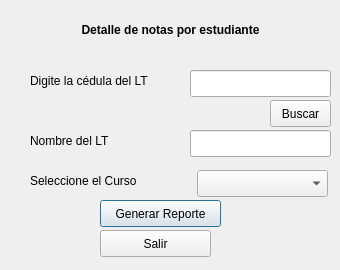
<?xml version="1.0" encoding="UTF-8"?>
<ui version="4.0">
 <class>NotasEstudiante</class>
 <widget class="QDialog" name="NotasEstudiante">
  <property name="geometry">
   <rect>
    <x>0</x>
    <y>0</y>
    <width>340</width>
    <height>270</height>
   </rect>
  </property>
  <property name="windowTitle">
   <string>NotasEstudiante</string>
  </property>
  <widget class="QPushButton" name="reporte">
   <property name="geometry">
    <rect>
     <x>100</x>
     <y>200</y>
     <width>121</width>
     <height>27</height>
    </rect>
   </property>
   <property name="text">
    <string>Generar Reporte</string>
   </property>
  </widget>
  <widget class="QComboBox" name="cursos">
   <property name="geometry">
    <rect>
     <x>197</x>
     <y>170</y>
     <width>131</width>
     <height>27</height>
    </rect>
   </property>
  </widget>
  <widget class="QLabel" name="label_4">
   <property name="geometry">
    <rect>
     <x>30</x>
     <y>170</y>
     <width>141</width>
     <height>21</height>
    </rect>
   </property>
   <property name="text">
    <string>Seleccione el Curso</string>
   </property>
  </widget>
  <widget class="QLabel" name="label">
   <property name="geometry">
    <rect>
     <x>0</x>
     <y>10</y>
     <width>341</width>
     <height>41</height>
    </rect>
   </property>
   <property name="font">
    <font>
     <weight>75</weight>
     <bold>true</bold>
    </font>
   </property>
   <property name="text">
    <string>&lt;html&gt;&lt;head/&gt;&lt;body&gt;&lt;p align=&quot;center&quot;&gt;Detalle de notas por estudiante&lt;/p&gt;&lt;/body&gt;&lt;/html&gt;</string>
   </property>
  </widget>
  <widget class="QPushButton" name="salir">
   <property name="geometry">
    <rect>
     <x>100</x>
     <y>230</y>
     <width>111</width>
     <height>27</height>
    </rect>
   </property>
   <property name="text">
    <string>Salir</string>
   </property>
  </widget>
  <widget class="QLabel" name="label_5">
   <property name="geometry">
    <rect>
     <x>30</x>
     <y>70</y>
     <width>151</width>
     <height>21</height>
    </rect>
   </property>
   <property name="text">
    <string>Digite la cédula del LT</string>
   </property>
  </widget>
  <widget class="QLineEdit" name="lineEdit">
   <property name="geometry">
    <rect>
     <x>190</x>
     <y>70</y>
     <width>141</width>
     <height>27</height>
    </rect>
   </property>
  </widget>
  <widget class="QPushButton" name="btBuscar">
   <property name="geometry">
    <rect>
     <x>270</x>
     <y>100</y>
     <width>61</width>
     <height>27</height>
    </rect>
   </property>
   <property name="text">
    <string>Buscar</string>
   </property>
  </widget>
  <widget class="QLineEdit" name="lineEdit_2">
   <property name="geometry">
    <rect>
     <x>190</x>
     <y>130</y>
     <width>141</width>
     <height>27</height>
    </rect>
   </property>
   <property name="readOnly">
    <bool>true</bool>
   </property>
  </widget>
  <widget class="QLabel" name="label_6">
   <property name="geometry">
    <rect>
     <x>30</x>
     <y>130</y>
     <width>151</width>
     <height>21</height>
    </rect>
   </property>
   <property name="text">
    <string>Nombre del LT</string>
   </property>
  </widget>
 </widget>
 <resources/>
 <connections/>
</ui>
